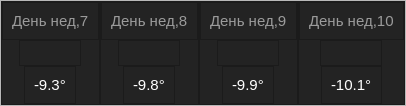
                  <widget class="QFrame" name="frame_home_content_bottom_2">
                   <property name="frameShape">
                    <enum>QFrame::StyledPanel</enum>
                   </property>
                   <property name="frameShadow">
                    <enum>QFrame::Raised</enum>
                   </property>
                   <layout class="QHBoxLayout" name="horizontalLayout_10">
                    <property name="spacing">
                     <number>0</number>
                    </property>
                    <property name="leftMargin">
                     <number>0</number>
                    </property>
                    <property name="topMargin">
                     <number>0</number>
                    </property>
                    <property name="rightMargin">
                     <number>0</number>
                    </property>
                    <property name="bottomMargin">
                     <number>0</number>
                    </property>
                    <item>
                     <widget class="QFrame" name="dash_frame_day5">
                      <property name="styleSheet">
                       <string notr="true">background-color: rgb(35, 35, 35);</string>
                      </property>
                      <property name="frameShape">
                       <enum>QFrame::StyledPanel</enum>
                      </property>
                      <property name="frameShadow">
                       <enum>QFrame::Raised</enum>
                      </property>
                      <layout class="QVBoxLayout" name="verticalLayout_34">
                       <property name="spacing">
                        <number>0</number>
                       </property>
                       <property name="leftMargin">
                        <number>0</number>
                       </property>
                       <property name="topMargin">
                        <number>0</number>
                       </property>
                       <property name="rightMargin">
                        <number>0</number>
                       </property>
                       <property name="bottomMargin">
                        <number>0</number>
                       </property>
                       <item alignment="Qt::AlignHCenter|Qt::AlignVCenter">
                        <widget class="QFrame" name="frame_day5">
                         <property name="maximumSize">
                          <size>
                           <width>16777215</width>
                           <height>40</height>
                          </size>
                         </property>
                         <property name="frameShape">
                          <enum>QFrame::StyledPanel</enum>
                         </property>
                         <property name="frameShadow">
                          <enum>QFrame::Raised</enum>
                         </property>
                         <layout class="QVBoxLayout" name="verticalLayout_35">
                          <item>
                           <widget class="QLabel" name="dash_label_day5">
                            <property name="styleSheet">
                             <string notr="true">QLabel{
	color: rgb(155, 155, 155);
	font-size: 15px;
}</string>
                            </property>
                            <property name="text">
                             <string>День нед,7</string>
                            </property>
                           </widget>
                          </item>
                         </layout>
                        </widget>
                       </item>
                       <item alignment="Qt::AlignHCenter">
                        <widget class="QFrame" name="frame_day5_2">
                         <property name="frameShape">
                          <enum>QFrame::StyledPanel</enum>
                         </property>
                         <property name="frameShadow">
                          <enum>QFrame::Raised</enum>
                         </property>
                         <layout class="QVBoxLayout" name="verticalLayout_36">
                          <property name="spacing">
                           <number>0</number>
                          </property>
                          <property name="leftMargin">
                           <number>0</number>
                          </property>
                          <property name="topMargin">
                           <number>0</number>
                          </property>
                          <property name="rightMargin">
                           <number>0</number>
                          </property>
                          <property name="bottomMargin">
                           <number>10</number>
                          </property>
                          <item>
                           <widget class="QLabel" name="label_icon_day5">
                            <property name="minimumSize">
                             <size>
                              <width>60</width>
                              <height>0</height>
                             </size>
                            </property>
                            <property name="text">
                             <string/>
                            </property>
                           </widget>
                          </item>
                         </layout>
                        </widget>
                       </item>
                       <item alignment="Qt::AlignHCenter|Qt::AlignVCenter">
                        <widget class="QFrame" name="frame_29">
                         <property name="maximumSize">
                          <size>
                           <width>16777215</width>
                           <height>40</height>
                          </size>
                         </property>
                         <property name="frameShape">
                          <enum>QFrame::StyledPanel</enum>
                         </property>
                         <property name="frameShadow">
                          <enum>QFrame::Raised</enum>
                         </property>
                         <layout class="QVBoxLayout" name="verticalLayout_37">
                          <item>
                           <widget class="QLabel" name="dash_label_day5_t">
                            <property name="styleSheet">
                             <string notr="true">QLabel{
	color: rgb(255, 255, 255);
	font-size: 15px;
}</string>
                            </property>
                            <property name="text">
                             <string>-9.3°</string>
                            </property>
                           </widget>
                          </item>
                         </layout>
                        </widget>
                       </item>
                      </layout>
                     </widget>
                    </item>
                    <item>
                     <widget class="QFrame" name="dash_frae_day6">
                      <property name="styleSheet">
                       <string notr="true">background-color: rgb(35, 35, 35);</string>
                      </property>
                      <property name="frameShape">
                       <enum>QFrame::StyledPanel</enum>
                      </property>
                      <property name="frameShadow">
                       <enum>QFrame::Raised</enum>
                      </property>
                      <layout class="QVBoxLayout" name="verticalLayout_38">
                       <property name="spacing">
                        <number>0</number>
                       </property>
                       <property name="leftMargin">
                        <number>0</number>
                       </property>
                       <property name="topMargin">
                        <number>0</number>
                       </property>
                       <property name="rightMargin">
                        <number>0</number>
                       </property>
                       <property name="bottomMargin">
                        <number>0</number>
                       </property>
                       <item alignment="Qt::AlignHCenter|Qt::AlignVCenter">
                        <widget class="QFrame" name="frame_day6">
                         <property name="maximumSize">
                          <size>
                           <width>16777215</width>
                           <height>40</height>
                          </size>
                         </property>
                         <property name="frameShape">
                          <enum>QFrame::StyledPanel</enum>
                         </property>
                         <property name="frameShadow">
                          <enum>QFrame::Raised</enum>
                         </property>
                         <layout class="QVBoxLayout" name="verticalLayout_39">
                          <item>
                           <widget class="QLabel" name="dash_label_day6">
                            <property name="styleSheet">
                             <string notr="true">QLabel{
	color: rgb(155, 155,155);
	font-size: 15px;
}</string>
                            </property>
                            <property name="text">
                             <string>День нед,8</string>
                            </property>
                           </widget>
                          </item>
                         </layout>
                        </widget>
                       </item>
                       <item alignment="Qt::AlignHCenter">
                        <widget class="QFrame" name="frame_day6_2">
                         <property name="frameShape">
                          <enum>QFrame::StyledPanel</enum>
                         </property>
                         <property name="frameShadow">
                          <enum>QFrame::Raised</enum>
                         </property>
                         <layout class="QVBoxLayout" name="verticalLayout_40">
                          <property name="spacing">
                           <number>0</number>
                          </property>
                          <property name="leftMargin">
                           <number>0</number>
                          </property>
                          <property name="topMargin">
                           <number>0</number>
                          </property>
                          <property name="rightMargin">
                           <number>0</number>
                          </property>
                          <property name="bottomMargin">
                           <number>10</number>
                          </property>
                          <item>
                           <widget class="QLabel" name="label_icon_day6">
                            <property name="minimumSize">
                             <size>
                              <width>60</width>
                              <height>0</height>
                             </size>
                            </property>
                            <property name="text">
                             <string/>
                            </property>
                           </widget>
                          </item>
                         </layout>
                        </widget>
                       </item>
                       <item alignment="Qt::AlignHCenter|Qt::AlignVCenter">
                        <widget class="QFrame" name="frame_33">
                         <property name="maximumSize">
                          <size>
                           <width>16777215</width>
                           <height>40</height>
                          </size>
                         </property>
                         <property name="frameShape">
                          <enum>QFrame::StyledPanel</enum>
                         </property>
                         <property name="frameShadow">
                          <enum>QFrame::Raised</enum>
                         </property>
                         <layout class="QVBoxLayout" name="verticalLayout_41">
                          <item>
                           <widget class="QLabel" name="dash_label_day6_t">
                            <property name="styleSheet">
                             <string notr="true">QLabel{
	color: rgb(255, 255, 255);
	font-size: 15px;
}</string>
                            </property>
                            <property name="text">
                             <string>-9.8°</string>
                            </property>
                           </widget>
                          </item>
                         </layout>
                        </widget>
                       </item>
                      </layout>
                     </widget>
                    </item>
                    <item>
                     <widget class="QFrame" name="dash_frame_day7">
                      <property name="styleSheet">
                       <string notr="true">background-color: rgb(35, 35, 35);</string>
                      </property>
                      <property name="frameShape">
                       <enum>QFrame::StyledPanel</enum>
                      </property>
                      <property name="frameShadow">
                       <enum>QFrame::Raised</enum>
                      </property>
                      <layout class="QVBoxLayout" name="verticalLayout_42">
                       <property name="spacing">
                        <number>0</number>
                       </property>
                       <property name="leftMargin">
                        <number>0</number>
                       </property>
                       <property name="topMargin">
                        <number>0</number>
                       </property>
                       <property name="rightMargin">
                        <number>0</number>
                       </property>
                       <property name="bottomMargin">
                        <number>0</number>
                       </property>
                       <item alignment="Qt::AlignHCenter|Qt::AlignVCenter">
                        <widget class="QFrame" name="frame_day7">
                         <property name="maximumSize">
                          <size>
                           <width>16777215</width>
                           <height>40</height>
                          </size>
                         </property>
                         <property name="frameShape">
                          <enum>QFrame::StyledPanel</enum>
                         </property>
                         <property name="frameShadow">
                          <enum>QFrame::Raised</enum>
                         </property>
                         <layout class="QVBoxLayout" name="verticalLayout_43">
                          <item>
                           <widget class="QLabel" name="dash_label_day7">
                            <property name="styleSheet">
                             <string notr="true">QLabel{
	color: rgb(155, 155, 155);
	font-size: 15px;
}</string>
                            </property>
                            <property name="text">
                             <string>День нед,9</string>
                            </property>
                           </widget>
                          </item>
                         </layout>
                        </widget>
                       </item>
                       <item alignment="Qt::AlignHCenter">
                        <widget class="QFrame" name="frame_day7_2">
                         <property name="frameShape">
                          <enum>QFrame::StyledPanel</enum>
                         </property>
                         <property name="frameShadow">
                          <enum>QFrame::Raised</enum>
                         </property>
                         <layout class="QVBoxLayout" name="verticalLayout_44">
                          <property name="spacing">
                           <number>0</number>
                          </property>
                          <property name="leftMargin">
                           <number>0</number>
                          </property>
                          <property name="topMargin">
                           <number>0</number>
                          </property>
                          <property name="rightMargin">
                           <number>0</number>
                          </property>
                          <property name="bottomMargin">
                           <number>10</number>
                          </property>
                          <item>
                           <widget class="QLabel" name="label_icon_day7">
                            <property name="minimumSize">
                             <size>
                              <width>60</width>
                              <height>0</height>
                             </size>
                            </property>
                            <property name="text">
                             <string/>
                            </property>
                           </widget>
                          </item>
                         </layout>
                        </widget>
                       </item>
                       <item alignment="Qt::AlignHCenter|Qt::AlignVCenter">
                        <widget class="QFrame" name="frame_37">
                         <property name="maximumSize">
                          <size>
                           <width>16777215</width>
                           <height>40</height>
                          </size>
                         </property>
                         <property name="frameShape">
                          <enum>QFrame::StyledPanel</enum>
                         </property>
                         <property name="frameShadow">
                          <enum>QFrame::Raised</enum>
                         </property>
                         <layout class="QVBoxLayout" name="verticalLayout_45">
                          <item>
                           <widget class="QLabel" name="dash_label_day7_t">
                            <property name="styleSheet">
                             <string notr="true">QLabel{
	color: rgb(255, 255, 255);
	font-size: 15px;
}</string>
                            </property>
                            <property name="text">
                             <string>-9.9°</string>
                            </property>
                           </widget>
                          </item>
                         </layout>
                        </widget>
                       </item>
                      </layout>
                     </widget>
                    </item>
                    <item>
                     <widget class="QFrame" name="dash_frame_day8">
                      <property name="styleSheet">
                       <string notr="true">background-color: rgb(35, 35, 35);</string>
                      </property>
                      <property name="frameShape">
                       <enum>QFrame::StyledPanel</enum>
                      </property>
                      <property name="frameShadow">
                       <enum>QFrame::Raised</enum>
                      </property>
                      <layout class="QVBoxLayout" name="verticalLayout_46">
                       <property name="spacing">
                        <number>0</number>
                       </property>
                       <property name="leftMargin">
                        <number>0</number>
                       </property>
                       <property name="topMargin">
                        <number>0</number>
                       </property>
                       <property name="rightMargin">
                        <number>0</number>
                       </property>
                       <property name="bottomMargin">
                        <number>0</number>
                       </property>
                       <item alignment="Qt::AlignHCenter|Qt::AlignVCenter">
                        <widget class="QFrame" name="frame_day8">
                         <property name="maximumSize">
                          <size>
                           <width>16777215</width>
                           <height>40</height>
                          </size>
                         </property>
                         <property name="frameShape">
                          <enum>QFrame::StyledPanel</enum>
                         </property>
                         <property name="frameShadow">
                          <enum>QFrame::Raised</enum>
                         </property>
                         <layout class="QVBoxLayout" name="verticalLayout_47">
                          <item>
                           <widget class="QLabel" name="dash_label_day8">
                            <property name="styleSheet">
                             <string notr="true">QLabel{
	color: rgb(155, 155, 155);
	font-size: 15px;
}</string>
                            </property>
                            <property name="text">
                             <string>День нед,10</string>
                            </property>
                           </widget>
                          </item>
                         </layout>
                        </widget>
                       </item>
                       <item alignment="Qt::AlignHCenter">
                        <widget class="QFrame" name="frame_day8_2">
                         <property name="frameShape">
                          <enum>QFrame::StyledPanel</enum>
                         </property>
                         <property name="frameShadow">
                          <enum>QFrame::Raised</enum>
                         </property>
                         <layout class="QVBoxLayout" name="verticalLayout_48">
                          <property name="spacing">
                           <number>0</number>
                          </property>
                          <property name="leftMargin">
                           <number>0</number>
                          </property>
                          <property name="topMargin">
                           <number>0</number>
                          </property>
                          <property name="rightMargin">
                           <number>0</number>
                          </property>
                          <property name="bottomMargin">
                           <number>10</number>
                          </property>
                          <item>
                           <widget class="QLabel" name="label_icon_day8">
                            <property name="minimumSize">
                             <size>
                              <width>60</width>
                              <height>0</height>
                             </size>
                            </property>
                            <property name="text">
                             <string/>
                            </property>
                           </widget>
                          </item>
                         </layout>
                        </widget>
                       </item>
                       <item alignment="Qt::AlignHCenter|Qt::AlignVCenter">
                        <widget class="QFrame" name="frame_41">
                         <property name="maximumSize">
                          <size>
                           <width>16777215</width>
                           <height>40</height>
                          </size>
                         </property>
                         <property name="frameShape">
                          <enum>QFrame::StyledPanel</enum>
                         </property>
                         <property name="frameShadow">
                          <enum>QFrame::Raised</enum>
                         </property>
                         <layout class="QVBoxLayout" name="verticalLayout_49">
                          <item>
                           <widget class="QLabel" name="dash_label_day8_t">
                            <property name="styleSheet">
                             <string notr="true">QLabel{
	color: rgb(255, 255, 255);
	font-size: 15px;
}</string>
                            </property>
                            <property name="text">
                             <string>-10.1°</string>
                            </property>
                           </widget>
                          </item>
                         </layout>
                        </widget>
                       </item>
                      </layout>
                     </widget>
                    </item>
                   </layout>
                  </widget>
